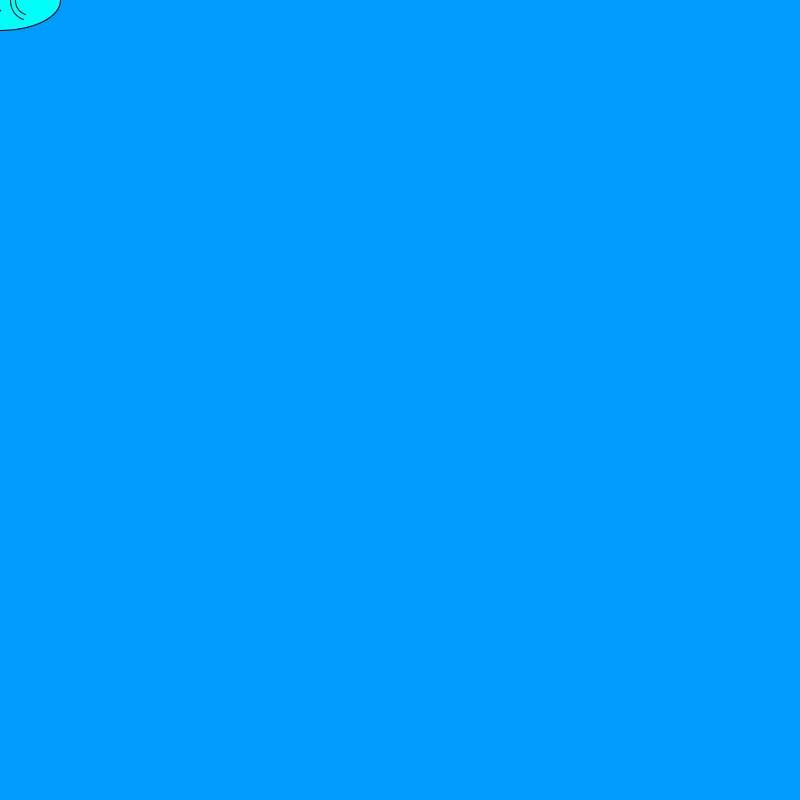
Frame 1 (no input)
Frame 60 (the mouse pressed at the canvas centre just before this capture): identical to frame 1, image omitted
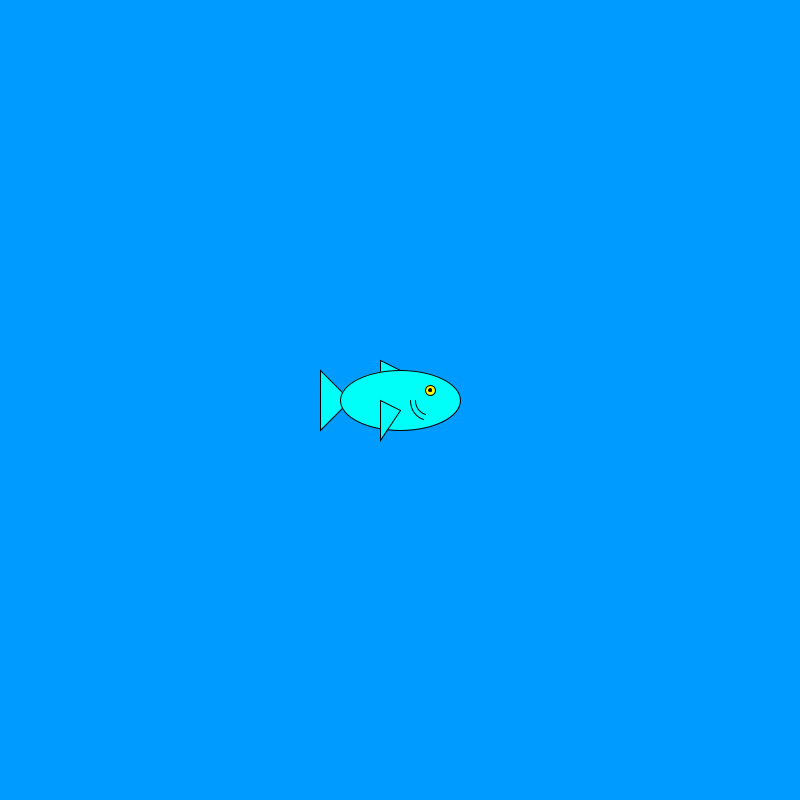
Frame 120 (the mouse held since frame 60 and released just before this capture)

The Processing sketch that drew these frames (run headless with seeded random() and noise(); from frame 60 on, the mouse is pressed at the canvas centre):

// Processing sketch: processing_143698
// ── processing_143698.pde

//Max Milà
//dibuix, el centre del qual segueix les coordenades del ratolí
//mida en funció del valor a, pot ser més gran o més petit




void setup(){

  size(800,800);
  background(0,155,255);
}


void draw(){
  int a;
  a=10;
  

 background(0,155,255);
 
 


  
  fill(0,255,249);
 
   
   triangle(mouseX-8*a,mouseY-3*a,mouseX-8*a,mouseY+3*a,mouseX-5*a,mouseY); //aleta posterior

   triangle(mouseX,mouseY-3*a,mouseX-2*a,mouseY-2*a,mouseX-2*a,mouseY-4*a); //aleta dorsal
   
   
   ellipse(mouseX,mouseY,12*a,6*a); //cos
   
   triangle(mouseX,mouseY+a,mouseX-2*a,mouseY,mouseX-2*a,mouseY+4*a); //aleta lateral
   
   arc(mouseX+3*a,mouseY,4*a,4*a,3*PI/5,PI); //branquia
   arc(mouseX+3*a,mouseY,3*a,3*a,3*PI/5,PI); //branquia petita
   
   
   fill(255,255,0); //ull
   ellipse(mouseX+3*a,mouseY-a,a,a);
   fill(0); //pupila
   ellipse(mouseX+3*a,mouseY-a,a/3,a/3);
   
  
  
}  
  
